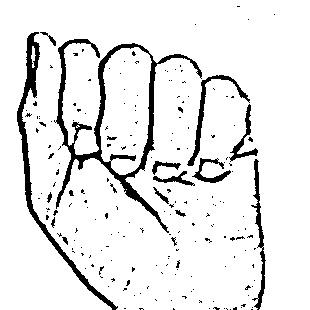
#> input picture model-training/dataset/A/171.jpg, 310 x 310 px, found by its file name; its folder holds only this picture in this run
$ python train_asl_model.py
#> lines starting #> are read from the running program, lines starting #| are printed output that depends on the picture; after the words box and inside, x2 and y2 are one past the last pixel; in counts of white or black regions, pixels touching at a corner belong together
#> in load_dataset, img is the input picture: shape (310, 310, 3); min 0, max 255, mean 231.9
"""
ASL Sign Language Model Training Script
Integrates preprocessing from ASL_train.ipynb with improved architecture
"""

import os
import cv2
import numpy as np
from sklearn.model_selection import train_test_split
from tensorflow.keras.models import Sequential
from tensorflow.keras.layers import Conv2D, MaxPooling2D, Flatten, Dense, Dropout, BatchNormalization
from tensorflow.keras.callbacks import ModelCheckpoint, EarlyStopping, ReduceLROnPlateau
from tensorflow.keras.utils import to_categorical
import matplotlib.pyplot as plt
import json

# Configuration
IMG_SIZE = 128  # Using 128x128 as in ASL_train.ipynb
BATCH_SIZE = 32
EPOCHS = 50
MIN_THRESHOLD_VALUE = 70  # For Otsu's thresholding

# Dataset path - adjust based on your structure
DATASET_PATH = '../frontend/dataset'  # A-Z folders with images

def preprocess_image_asl_style(img, img_size=IMG_SIZE, min_value=MIN_THRESHOLD_VALUE):
    """
    Preprocessing pipeline from ASL_train.ipynb:
    1. Convert to grayscale
    2. Gaussian blur
    3. Adaptive thresholding
    4. Otsu's method
    5. Resize to target size
    """
#> called with img_size = 128, min_value = 70
    try:
        # Convert to grayscale
        gray = cv2.cvtColor(img, cv2.COLOR_BGR2GRAY)

        # Apply Gaussian blur to reduce noise
        blur = cv2.GaussianBlur(gray, (5, 5), 2)
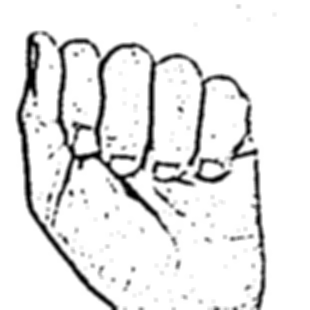
#> blur: shape (310, 310); min 0, max 255, mean 231.9

        # Apply adaptive thresholding
        th3 = cv2.adaptiveThreshold(
            blur, 255,
            cv2.ADAPTIVE_THRESH_GAUSSIAN_C,
            cv2.THRESH_BINARY_INV, 11, 2
        )
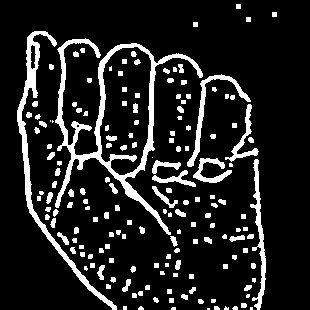
#> th3: shape (310, 310); 13.2% white; 166 white regions (27 under 20 px), largest, box (x1, y1, x2, y2) and area: (55, 38, 203, 235) 3777, (17, 31, 117, 310) 1995, (250, 159, 266, 310) 746

        # Apply Otsu's thresholding
        ret, res = cv2.threshold(
            th3, min_value, 255,
            cv2.THRESH_BINARY_INV + cv2.THRESH_OTSU
        )
#> ret = 0

        # Resize to target size
        resized = cv2.resize(res, (img_size, img_size))
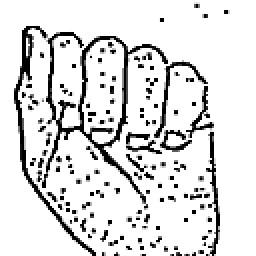
#> resized: shape (128, 128) (shown 2 times larger); min 0, max 255, mean 221.2

        return resized
    except Exception as e:
        print(f'Exception in preprocessing: {e}')
        return None

def load_dataset(data_path, img_size=IMG_SIZE):
    """Load and preprocess the dataset"""
    print("Loading dataset...")

    # Get all letter folders (A-Z)
    categories = sorted([d for d in os.listdir(data_path)
                        if os.path.isdir(os.path.join(data_path, d)) and len(d) == 1])

    print(f"Found {len(categories)} categories: {categories}")

    # Create label dictionary
    label_dict = {category: idx for idx, category in enumerate(categories)}
    print(f"Label mapping: {label_dict}")

    data = []
    target = []

    for category in categories:
        cat_path = os.path.join(data_path, category)
        img_names = os.listdir(cat_path)

        print(f"Processing {category}: {len(img_names)} images")

        for img_name in img_names:
            if not img_name.lower().endswith(('.jpg', '.jpeg', '.png')):
                continue

            img_path = os.path.join(cat_path, img_name)
            img = cv2.imread(img_path)

            if img is None:
                print(f"Warning: Could not read {img_path}")
                continue

            # Apply ASL-style preprocessing
            processed = preprocess_image_asl_style(img, img_size)

            if processed is not None:
                data.append(processed)
                target.append(label_dict[category])
#> pass 2 of the loop in load_dataset, `for category in categories:`:
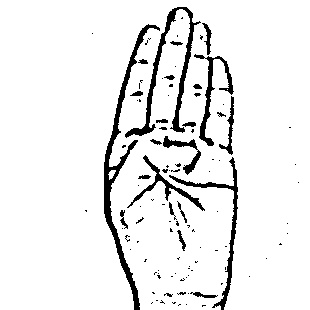
#> input picture model-training/dataset/B/150.jpg, 310 x 310 px, found by its file name
#> in load_dataset, img is the input picture: shape (310, 310, 3); min 0, max 255, mean 236.1
#> in preprocess_image_asl_style (call 2), `th3 = cv2.adaptiveThreshold( blur, 255, cv2.ADAPTIVE_THRESH_GAUSSIAN_C..`:
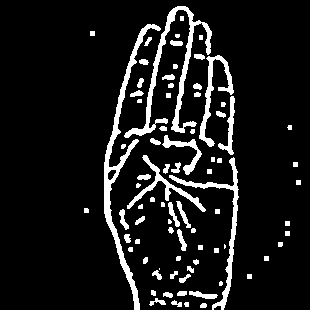
#> th3: shape (310, 310); 9.9% white; 81 white regions (8 under 20 px), largest, box (x1, y1, x2, y2) and area: (104, 24, 161, 310) 1916, (124, 6, 212, 138) 1777, (169, 157, 239, 310) 1034
#> in preprocess_image_asl_style (call 2), `resized = cv2.resize(res, (img_size, img_size))`:
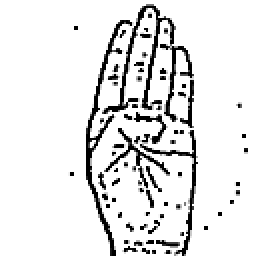
#> resized: shape (128, 128) (shown 2 times larger); min 0, max 255, mean 229.6

    print(f"\nTotal images loaded: {len(data)}")
#| Total images loaded: 2

    # Convert to numpy arrays
    data = np.array(data) / 255.0  # Normalize to [0, 1]
    data = np.reshape(data, (data.shape[0], img_size, img_size, 1))  # Add channel dimension
    target = np.array(target)

    # Convert labels to categorical (one-hot encoding)
    target_categorical = to_categorical(target, num_classes=len(categories))

    print(f"Data shape: {data.shape}")
    print(f"Target shape: {target_categorical.shape}")

    return data, target_categorical, categories, label_dict

# [74 lines left out: functions build_model, plot_training_history, not called in this run]

def main():
    """Main training function"""
    print("=" * 60)
    print("ASL Sign Language Model Training")
    print("=" * 60)

    # Load dataset
    data, target, categories, label_dict = load_dataset(DATASET_PATH, IMG_SIZE)

    # Split data
    print("\nSplitting dataset...")
    X_train, X_test, y_train, y_test = train_test_split(
        data, target, test_size=0.2, random_state=42, stratify=target
    )
    print(f"Training samples: {len(X_train)}")
    print(f"Testing samples: {len(X_test)}")

    # Build model
    print("\nBuilding model...")
    model = build_model(img_size=IMG_SIZE, num_classes=len(categories))
    model.summary()

    # Callbacks
    checkpoint = ModelCheckpoint(
        'trained_model/asl_best_model.h5',
        monitor='val_accuracy',
        verbose=1,
        save_best_only=True,
        mode='max'
    )

    early_stop = EarlyStopping(
        monitor='val_loss',
        patience=10,
        restore_best_weights=True,
        verbose=1
    )

    reduce_lr = ReduceLROnPlateau(
        monitor='val_loss',
        factor=0.5,
        patience=5,
        min_lr=1e-7,
        verbose=1
    )

    # Train model
    print("\nTraining model...")
    history = model.fit(
        X_train, y_train,
        batch_size=BATCH_SIZE,
        epochs=EPOCHS,
        validation_split=0.2,
        callbacks=[checkpoint, early_stop, reduce_lr],
        verbose=1
    )

    # Evaluate on test set
    print("\nEvaluating on test set...")
    test_loss, test_accuracy = model.evaluate(X_test, y_test, verbose=0)
    print(f"Test Loss: {test_loss:.4f}")
    print(f"Test Accuracy: {test_accuracy:.4f} ({test_accuracy*100:.2f}%)")

    # Save final model
    model.save('trained_model/asl_final_model.h5')
    print("\nFinal model saved to trained_model/asl_final_model.h5")

    # Save metadata
    metadata = {
        'classes': categories,
        'label_dict': label_dict,
        'img_size': IMG_SIZE,
        'num_classes': len(categories),
        'test_accuracy': float(test_accuracy),
        'test_loss': float(test_loss),
        'preprocessing': 'ASL-style (grayscale → blur → adaptive threshold → Otsu → resize)'
    }

    with open('trained_model/asl_model_metadata.json', 'w') as f:
        json.dump(metadata, f, indent=2)
    print("Metadata saved to trained_model/asl_model_metadata.json")

    # Plot training history
    plot_training_history(history)

    print("\n" + "=" * 60)
    print("Training completed successfully!")
    print("=" * 60)

if __name__ == '__main__':
    # Create output directory if it doesn't exist
    os.makedirs('trained_model', exist_ok=True)
    main()
#> (the call stopped at in load_dataset, `target_categorical = to_categorical(target, num_classes=len(categories))`: tensorflow is not available in this run)
